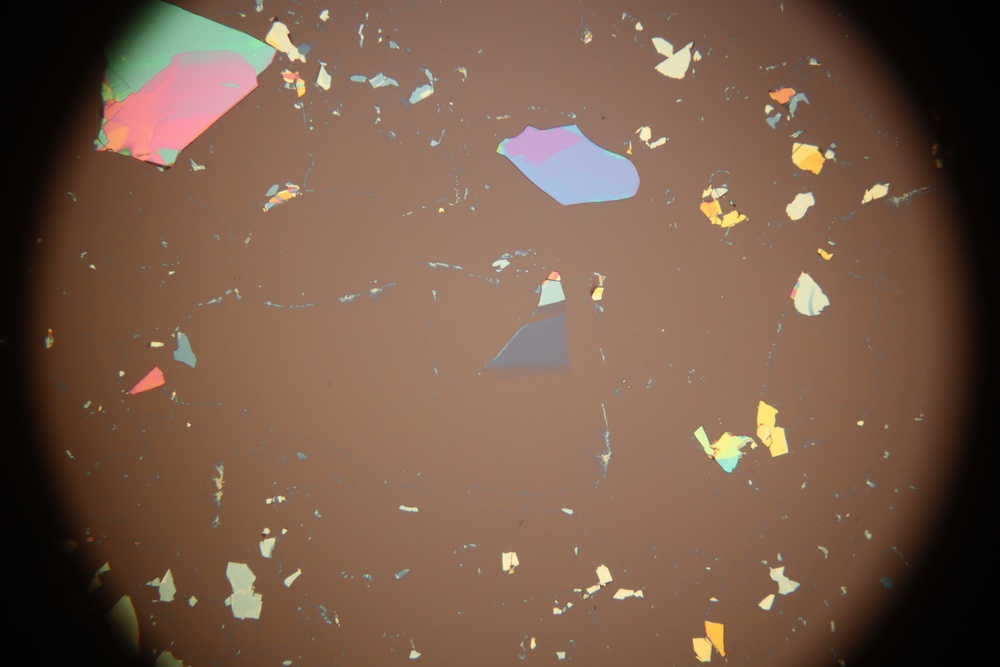
#> input picture bin/Debug/net8.0-windows/LikedImages/BN20230313_86_6nm_original.jpg, 1000 x 667 px, shrunk from 6000 x 4000 before the run
$ python ImageProcess.py ../bin/Debug/net8.0-windows/LikedImages out 100 100 3 ../bin/Debug/net8.0-windows/LikedImages/BN20230313_86_6nm_original.jpg 1.0
#> lines starting #> are read from the running program, lines starting #| are printed output that depends on the picture; after the words box and inside, x2 and y2 are one past the last pixel; in counts of white or black regions, pixels touching at a corner belong together
# ImageProcess.py

import os
import cv2
import numpy as np
import matplotlib.pyplot as plt
import argparse

def crop_center(image, crop_ratio=0.70):
    center_y, center_x = image.shape[0] // 2, image.shape[1] // 2
    crop_height, crop_width = int(image.shape[0] * crop_ratio / 2), int(image.shape[1] * crop_ratio / 2)
    cropped_image = image[center_y - crop_height:center_y + crop_height, center_x - crop_width:center_x + crop_width]
    return cropped_image

def gaussian_blur_subtract(image, ksize=33):
    blurred_image = cv2.GaussianBlur(image, (ksize, ksize), 0)
    sub_image = cv2.subtract(image, blurred_image)
    return cv2.GaussianBlur(sub_image, (ksize, ksize), 0) + image

def apply_multiple_radial_thresholds(image, threshold_range=[100, 170], n=5):
    t_min, t_max = threshold_range
    thresholds = np.linspace(t_min, t_max, n)

    height, width = image.shape[:2]
    center_x, center_y = width // 2, height // 2

    # 创建径向渐变的基础
    Y, X = np.ogrid[:height, :width]
    dist_from_center = np.sqrt((X - center_x)**2 + (Y - center_y)**2)
    max_dist = np.sqrt(center_x**2 + center_y**2)

    results = []
    for threshold_value in thresholds:
        radial_threshold = threshold_value + (dist_from_center / max_dist) * (threshold_value - threshold_value)

        # 应用阈值
        thresholded_img = np.zeros_like(image)
        thresholded_img[image > radial_threshold] = 255

        # 找到轮廓
        contours, _ = cv2.findContours(thresholded_img, cv2.RETR_EXTERNAL, cv2.CHAIN_APPROX_SIMPLE)
        large_contours = [cnt for cnt in contours if 10000 < cv2.contourArea(cnt) and cv2.arcLength(cnt, True) < 10000]


        results.append((thresholded_img, large_contours, threshold_value))


    return results

def equalize_brightness(image):
    clahe = cv2.createCLAHE(clipLimit=2.0, tileGridSize=(8, 8))
    equalized_image = clahe.apply(image)
    return equalized_image

IMAGE_EXTENSIONS = {'.jpg', '.jpeg', '.png', '.bmp', '.gif', '.tiff'}

def is_image(file_name):
    # 提取文件扩展名并检查是否在常见图像格式列表中
    _, ext = os.path.splitext(file_name)
    return ext.lower() in IMAGE_EXTENSIONS


def process_image(image_path, output_dir, threshold_range, n, channel, crop_ratio):
    image = cv2.imread(image_path)

    if channel == 'red':
        channel_image = image[:, :, 2]
    elif channel == 'green':
        channel_image = image[:, :, 1]
    elif channel == 'blue':
        channel_image = image[:, :, 0]
    else:
        channel_image = cv2.cvtColor(image, cv2.COLOR_BGR2GRAY)

    channel_image_crop = crop_center(channel_image, crop_ratio)

    channel_image_crop_eq = equalize_brightness(channel_image_crop)
    gray_image = channel_image_crop_eq

    gray_image_blur_sub = gaussian_blur_subtract(gray_image)

    kernel = np.ones((5,5), np.uint8)
    gray_image_blur_sub_erode = cv2.erode(gray_image_blur_sub, kernel, iterations=1)
    # gray_image_blur_sub_crop = crop_center(gray_image_blur_sub, crop_ratio)

    results = apply_multiple_radial_thresholds(gray_image_blur_sub_erode, threshold_range, n)

    base_name = os.path.basename(image_path)
    name, ext = os.path.splitext(base_name)

    processed_files = []

    original_output_path = os.path.join(output_dir, f"{name}_original{ext}")
    cv2.imwrite(original_output_path, image)

    for i, (thresholded_img, large_contours, threshold_value) in enumerate(results):
        thresholded_output_path = os.path.join(output_dir, f"{name}_threshold_{int(threshold_value)}{ext}")
        contour_output_path = os.path.join(output_dir, f"{name}_contours_{int(threshold_value)}{ext}")

        cv2.imwrite(thresholded_output_path, thresholded_img)

        contour_img = crop_center(image.copy())
        for contour in large_contours:
            x, y, w, h = cv2.boundingRect(contour)
            x, y, w, h = max(0, x - 10), max(0, y - 10), min(image.shape[1] - x, w + 20), min(image.shape[0] - y, h + 20)
            # 修改矩形轮廓的颜色为黄色，并加粗线条
            cv2.rectangle(contour_img, (x, y), (x + w, y + h), (0, 255, 255), 4)  # 颜色改为黄色，厚度为 4

        contour_img = cv2.drawContours(contour_img, large_contours, -1, (0, 255, 0), 2)
        cv2.imwrite(contour_output_path, contour_img)

        processed_files.append({
            'original': base_name,
            'threshold': int(threshold_value),
            'threshold_image': os.path.basename(thresholded_output_path),
            'contour_image': os.path.basename(contour_output_path),
            'original_image': base_name
        })

    return processed_files

def process_images_in_folder(folder_path, output_dir, threshold_range=[100, 170], n=5, channel='blue', crop_ratio=0.7):
    if not os.path.exists(output_dir):
        os.makedirs(output_dir)

    for file_name in os.listdir(folder_path):
        file_path = os.path.join(folder_path, file_name)

        # 如果是文件且是图像文件，则调用 process_image
        if os.path.isfile(file_path) and is_image(file_name):
            process_image(file_path, output_dir, threshold_range, n, channel, crop_ratio)
#> in process_image, image is the input picture: shape (667, 1000, 3); mean B, G, R 73, 90.3, 118.5
#> in process_image, `channel_image = cv2.cvtColor(image, cv2.COLOR_BGR2GRAY)`:
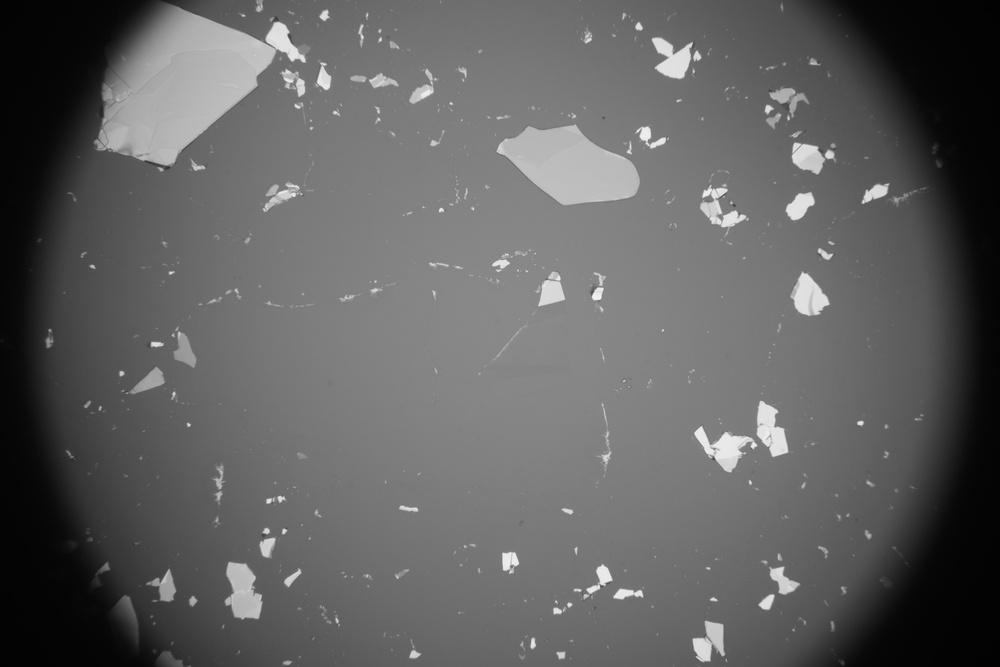
#> channel_image: shape (667, 1000); min 1, max 243, mean 96.7
#> in gaussian_blur_subtract, `blurred_image = cv2.GaussianBlur(image, (ksize, ksize), 0)`:
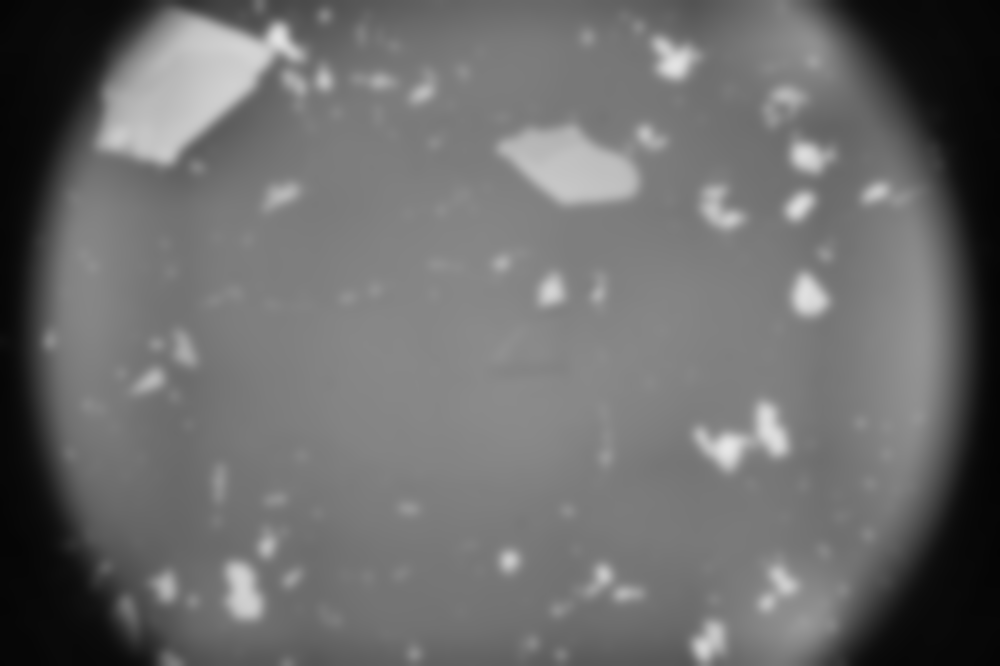
#> blurred_image: shape (666, 1000); min 4, max 231, mean 107.8
#> in gaussian_blur_subtract, `sub_image = cv2.subtract(image, blurred_image)`:
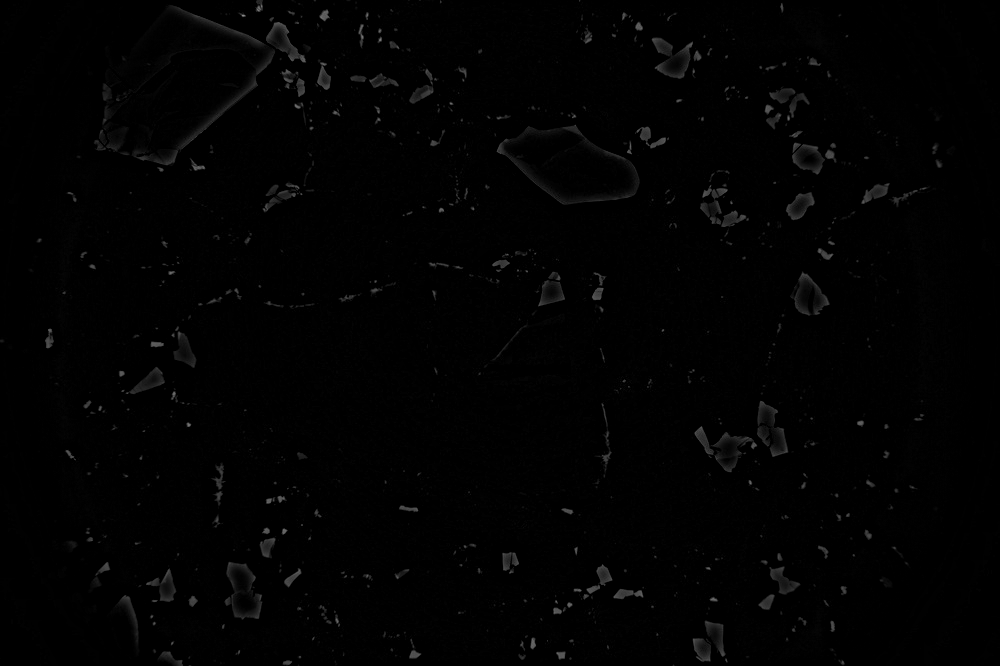
#> sub_image: shape (666, 1000); min 0, max 141, mean 2
#> in process_image, `gray_image_blur_sub_erode = cv2.erode(gray_image_blur_sub, kernel, ite..`:
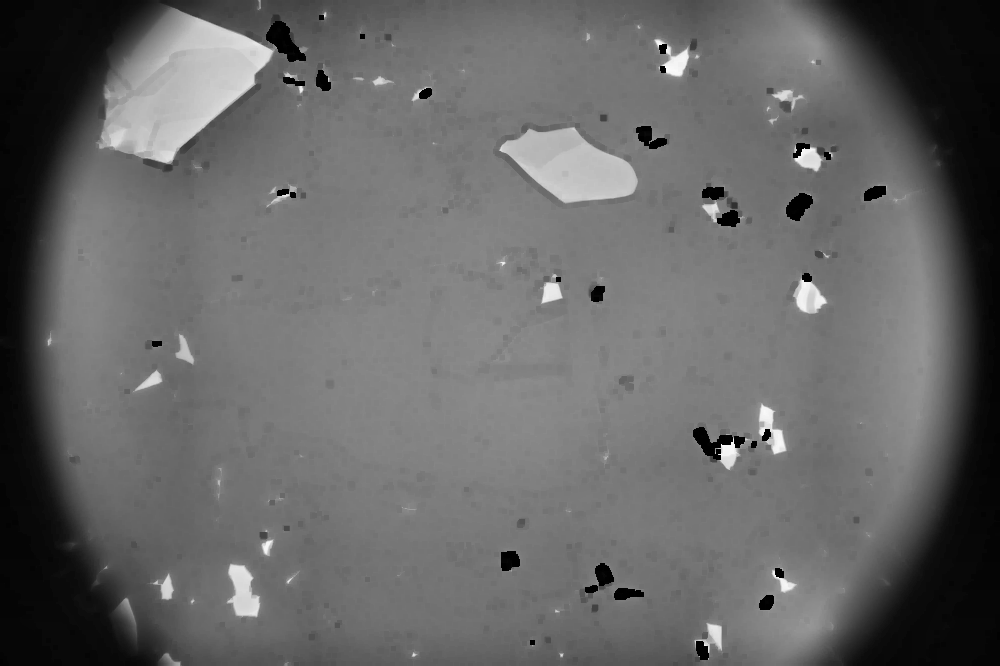
#> gray_image_blur_sub_erode: shape (666, 1000); min 0, max 251, mean 102.2
#> after the loop in apply_multiple_radial_thresholds, `for threshold_value in thresholds:`:
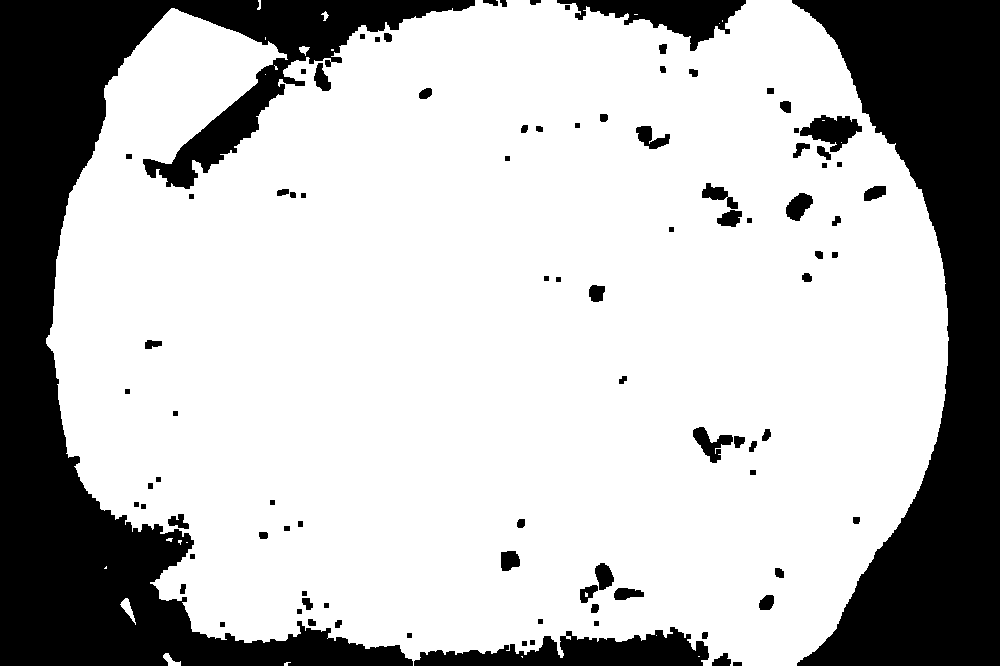
#> thresholded_img: shape (666, 1000); 73.3% white; 93 black regions, largest, box (x1, y1, x2, y2) and area: (0, 0, 475, 666) 89532, (792, 0, 1000, 666) 68811, (414, 627, 709, 666) 6479
#> in process_image, `results = apply_multiple_radial_thresholds(gray_image_blur_sub_erode, ..`: results = 3 items
#> the loop in process_image, `for i, (thresholded_img, large_contours, threshold_value) in enumerate..` made 3 passes
#> pass 1, in crop_center (call 2), `cropped_image = image[center_y - crop_height:center_y + crop_height, c..`:
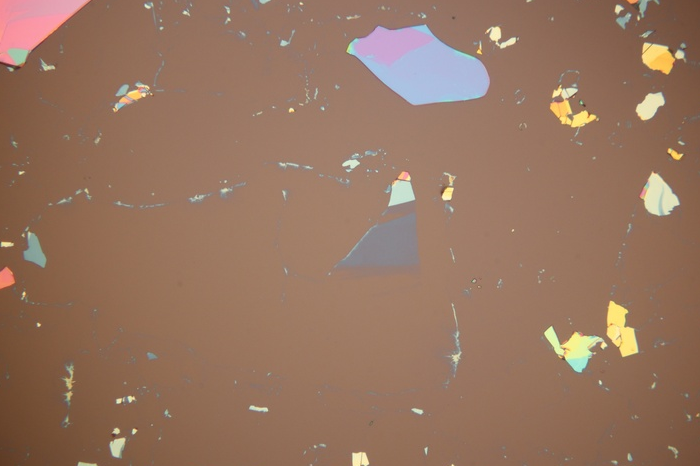
#> cropped_image: shape (466, 700, 3); mean of channels 0, 1, 2 96.3, 116.5, 150.4; drawn as B, G, R
#> pass 1, in process_image, `contour_img = cv2.drawContours(contour_img, large_contours, -1, (0, 25..`:
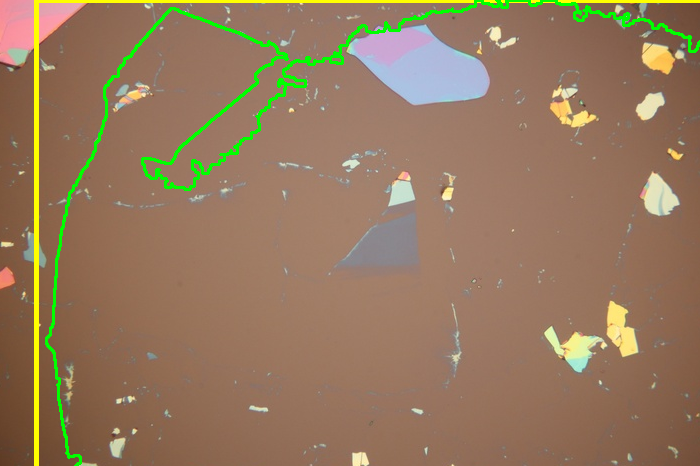
#> contour_img: shape (466, 700, 3); mean of channels 0, 1, 2 93.4, 121.1, 149; drawn as B, G, R
        else:
            print(f"跳过非图像文件: {file_name}")
#> pass 2 of the loop in process_images_in_folder, `for file_name in os.listdir(folder_path):`:
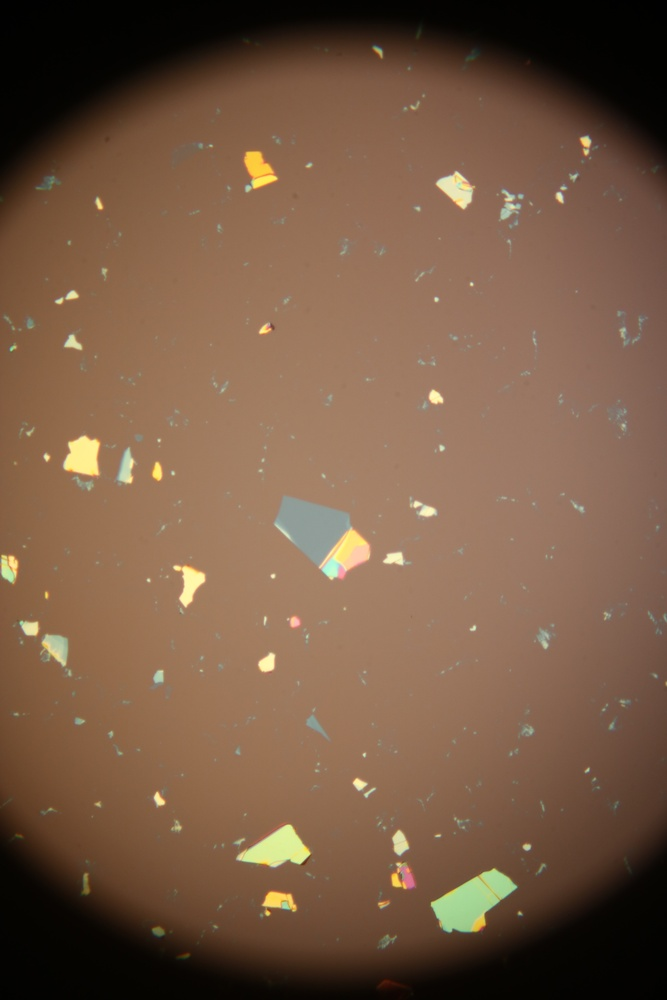
#> input picture bin/Debug/net8.0-windows/LikedImages/C1_117_20x_6nm_original.jpg, 667 x 1000 px, shrunk from 4000 x 6000 before the run
#> in process_image, image is the input picture: shape (1000, 667, 3); mean B, G, R 68.6, 90, 118.8
#> channel_image: shape (1000, 667)
#> cropped_image: shape (1000, 666)
#> equalized_image: shape (1000, 666)
#> blurred_image: shape (1000, 666)
#> sub_image: shape (1000, 666)
#> gray_image_blur_sub_erode: shape (1000, 666)
#> after the loop in apply_multiple_radial_thresholds (call 2), `for threshold_value in thresholds:`:
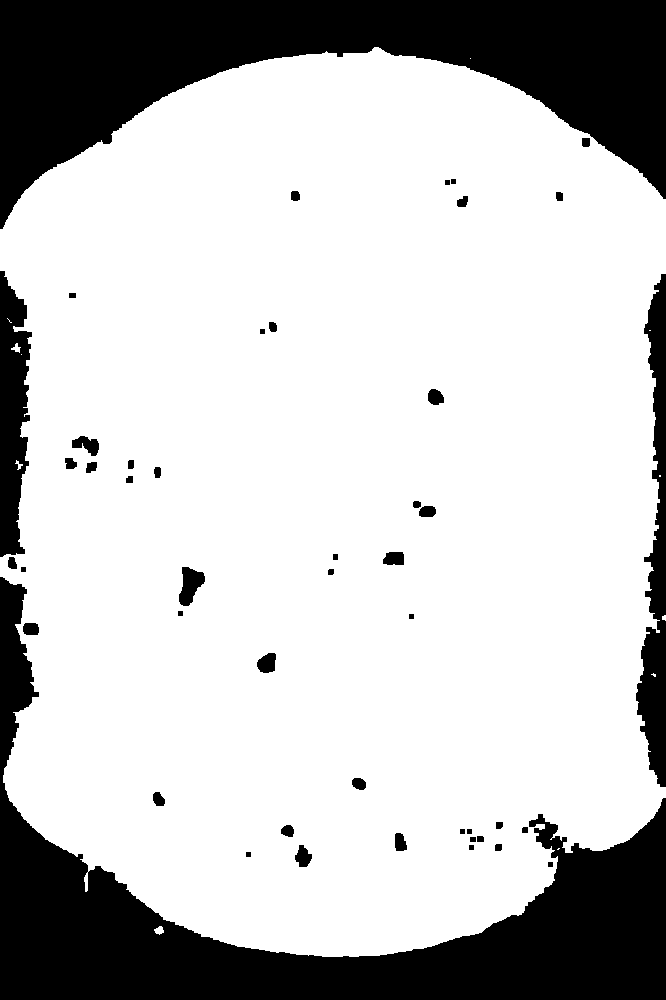
#> thresholded_img: shape (1000, 666); 76.4% white; 47 black regions, largest, box (x1, y1, x2, y2) and area: (0, 577, 666, 1000) 69464, (0, 0, 666, 229) 68888, (636, 274, 666, 787) 7986
#> the loop in process_image (call 2), `for i, (thresholded_img, large_contours, threshold_value) in enumerate..` made 3 passes
#> pass 1, in process_image (call 2), `contour_img = cv2.drawContours(contour_img, large_contours, -1, (0, 25..`:
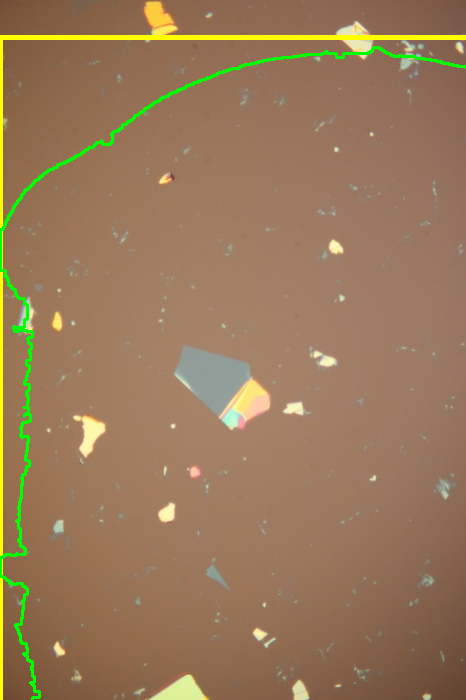
#> contour_img: shape (700, 466, 3); mean of channels 0, 1, 2 89.4, 120.9, 151.9; drawn as B, G, R
# If you want to run this script independently for testing, you can add a main guard
if __name__ == "__main__":
        parser = argparse.ArgumentParser(description="Process images with specific parameters.")
        parser.add_argument("folder_path", type=str, help="Path to the folder containing images.")
        parser.add_argument("output_dir", type=str, help="Directory to save processed images.")
        parser.add_argument("low_threshold", type=int, help="Low threshold value.")
        parser.add_argument("high_threshold", type=int, help="High threshold value.")
        parser.add_argument("n", type=int, help="Number of outputs per picture.")
        parser.add_argument("channel", type=str, help="Channel for processing the pictures.")
        parser.add_argument("crop_ratio", type=float, help="Crop ratio to pictures")

        args = parser.parse_args()
        threshold_range = [args.low_threshold, args.high_threshold]

        process_images_in_folder(args.folder_path, args.output_dir, threshold_range, args.n, args.channel, args.crop_ratio)
